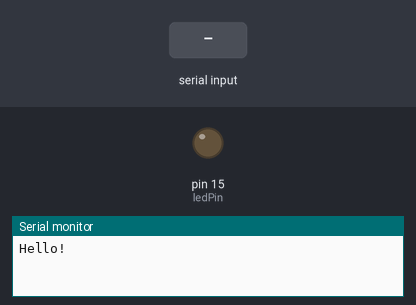
The sketch below on a simulated Arduino Uno, built with avr-gcc and run on an emulated ATmega328P. Parts: output pins drawn as LEDs (lit = HIGH), the last lines printed to the serial monitor. Inputs (shaded band) come from the test bench.

Above: at 5.2 s.
5.3 s: "0" received over Serial
6.8 s: "1" received over Serial
At 8.2 s:
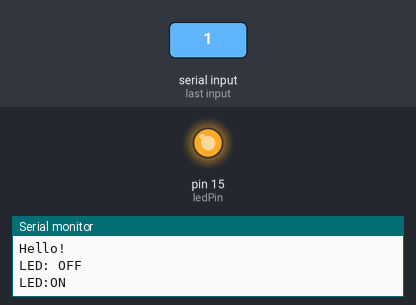
Timing chart, 0 to 9.8 s (numbered marks = the images above; inputs shaded):
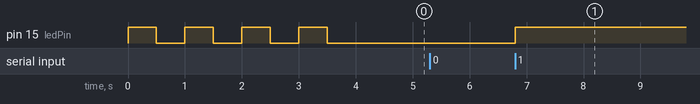

Measured:
- after the input at 6.8 s, pin 15 (ledPin): LOW → HIGH at once

The sketch:

Bluetooth-hco5.ino
```cpp
// basic functionality of serial bluetooth with hc05 module
// Vcc > Arduino 5V, Gnd > Arduino gnd, TX > Arduino RX, RX > 1k/2k v divider for Arduino TX @ 3.3V
// one led toggled with  '1' and '0' commands sent over Bluetooth serial
// NOTE: MUST disconnect Arduino RX/TX pins in order to write code over serial. Find workaround!

void blinkTest(int OUT, int t, int reps);

int ledPin = 15;
int state = 0;

void setup() {
  pinMode(ledPin, OUTPUT);
  digitalWrite(ledPin, LOW);

  blinkTest(ledPin, 500, 4);

  Serial.begin(9600); //HC-05 default communication
  Serial.println("Hello!");
}

void loop() {
  if(Serial.available() > 0){ // if data coming in over serial
    state = Serial.read();
  }

  if (state == '0'){
    digitalWrite(ledPin, LOW);
    Serial.println("LED: OFF");
    state = 0;
  }

  else if (state == '1'){
    digitalWrite(ledPin, HIGH);
    Serial.println("LED:ON");
    state = 0;
  }
}

void blinkTest(int OUT, int t, int reps){
  for(int i = 0; i < reps; i++){
    digitalWrite(OUT, HIGH);
    delay(t);
    digitalWrite(OUT,LOW);
    delay(t);
  }
}
```
